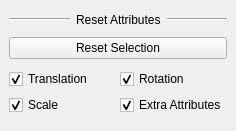
<?xml version="1.0" encoding="UTF-8"?>
<ui version="4.0">
 <class>MainWindow</class>
 <widget class="QMainWindow" name="MainWindow">
  <property name="geometry">
   <rect>
    <x>0</x>
    <y>0</y>
    <width>236</width>
    <height>131</height>
   </rect>
  </property>
  <property name="windowTitle">
   <string>Reset Attributes</string>
  </property>
  <property name="windowOpacity">
   <double>1.000000000000000</double>
  </property>
  <widget class="QWidget" name="centralwidget">
   <layout class="QVBoxLayout" name="verticalLayout">
    <item>
     <layout class="QHBoxLayout" name="horizontalLayout_2">
      <item>
       <widget class="Line" name="line_23">
        <property name="sizePolicy">
         <sizepolicy hsizetype="Expanding" vsizetype="Fixed">
          <horstretch>0</horstretch>
          <verstretch>0</verstretch>
         </sizepolicy>
        </property>
        <property name="orientation">
         <enum>Qt::Horizontal</enum>
        </property>
       </widget>
      </item>
      <item>
       <widget class="QLabel" name="character_fkik_label">
        <property name="text">
         <string>Reset Attributes</string>
        </property>
       </widget>
      </item>
      <item>
       <widget class="Line" name="line_2">
        <property name="sizePolicy">
         <sizepolicy hsizetype="Expanding" vsizetype="Fixed">
          <horstretch>0</horstretch>
          <verstretch>0</verstretch>
         </sizepolicy>
        </property>
        <property name="orientation">
         <enum>Qt::Horizontal</enum>
        </property>
       </widget>
      </item>
     </layout>
    </item>
    <item>
     <widget class="QPushButton" name="pushButton">
      <property name="text">
       <string>Reset Selection</string>
      </property>
     </widget>
    </item>
    <item>
     <layout class="QGridLayout" name="gridLayout">
      <item row="0" column="0">
       <widget class="QCheckBox" name="translation_checkBox">
        <property name="text">
         <string>Translation</string>
        </property>
        <property name="checked">
         <bool>true</bool>
        </property>
       </widget>
      </item>
      <item row="0" column="1">
       <widget class="QCheckBox" name="rotation_checkBox">
        <property name="text">
         <string>Rotation</string>
        </property>
        <property name="checked">
         <bool>true</bool>
        </property>
       </widget>
      </item>
      <item row="1" column="0">
       <widget class="QCheckBox" name="scale_checkBox">
        <property name="text">
         <string>Scale</string>
        </property>
        <property name="checked">
         <bool>true</bool>
        </property>
       </widget>
      </item>
      <item row="1" column="1">
       <widget class="QCheckBox" name="extraAttributes_checkBox">
        <property name="text">
         <string>Extra Attributes</string>
        </property>
        <property name="checked">
         <bool>true</bool>
        </property>
       </widget>
      </item>
     </layout>
    </item>
   </layout>
  </widget>
 </widget>
 <resources/>
 <connections/>
</ui>
